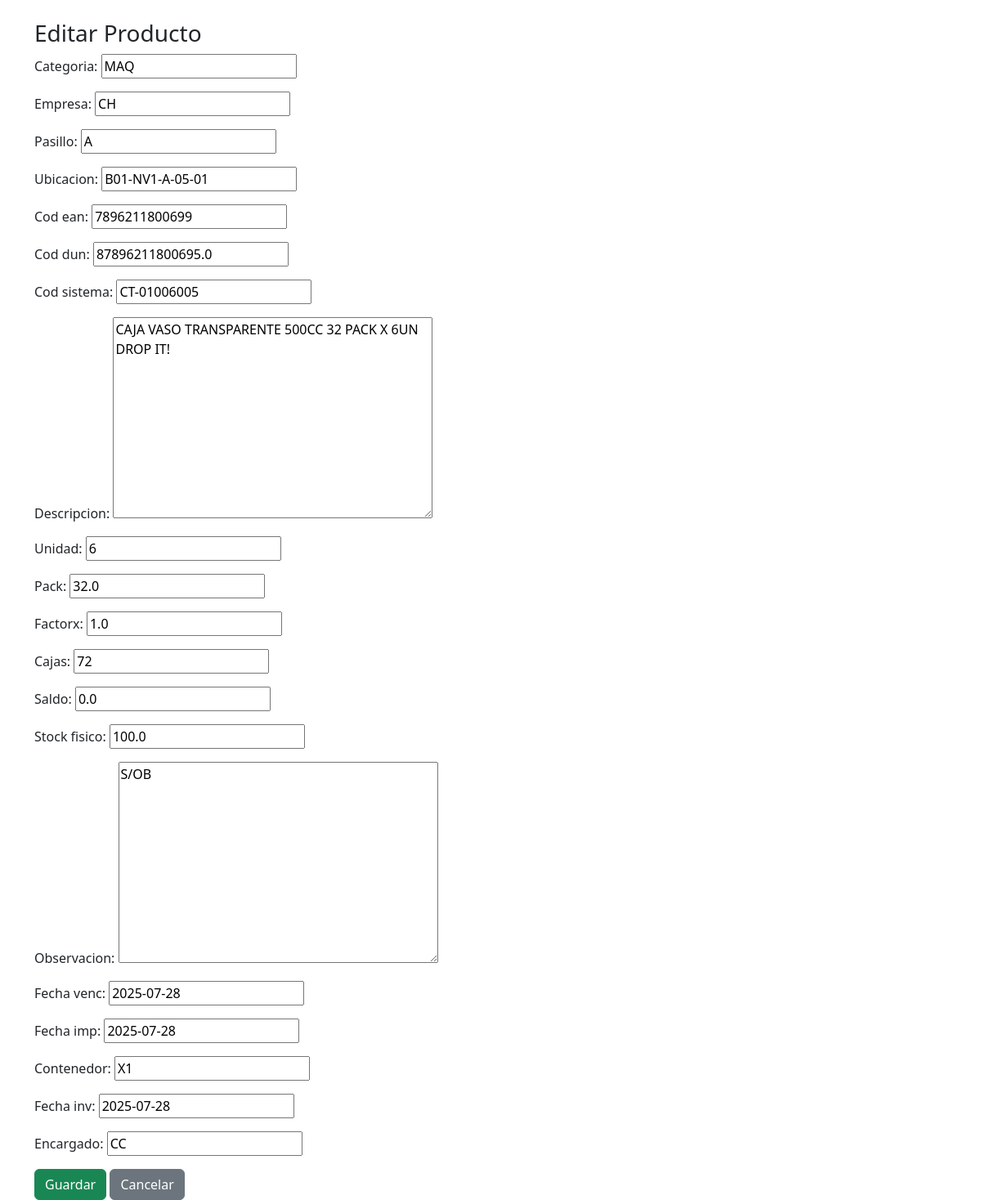
Page /editar/29/ on the committed database.
### inventario/models.py (models this page shows, shortened)
class Producto(models.Model):
    categoria = models.CharField(max_length=100)
    empresa = models.CharField(max_length=100)
    pasillo = models.CharField(max_length=50)
    ubicacion = models.CharField(max_length=100)
    cod_ean = models.CharField(max_length=50)
    cod_dun = models.CharField(max_length=50)
    cod_sistema = models.CharField(max_length=50)
    descripcion = models.TextField()
    unidad = models.CharField(max_length=20)
    pack = models.CharField(max_length=20)
    factorx = models.FloatField()
    cajas = models.IntegerField()
    saldo = models.FloatField()
    stock_fisico = models.FloatField()
    observacion = models.TextField(blank=True, null=True)
    fecha_venc = models.DateField()
    fecha_imp = models.DateField()
    contenedor = models.CharField(max_length=50)
    fecha_inv = models.DateField()
    encargado = models.CharField(max_length=100)

### inventario/views.py (the view)
# urls.py: path('editar/<int:pk>/', views.editar_producto, name='editar_producto'),
def editar_producto(request, pk):
    producto = get_object_or_404(Producto, pk=pk)
    if request.method == 'POST':
        form = ProductoForm(request.POST, instance=producto)
        if form.is_valid():
            form.save()
            return redirect('lista_productos')
    else:
        form = ProductoForm(instance=producto)
    return render(request, 'inventario/editar_producto.html', {'form': form})

### inventario/forms.py
class ProductoForm(forms.ModelForm):
    class Meta:
        model = Producto
        fields = '__all__'

### inventario/templates/inventario/editar_producto.html (shortened to what this page needs)
<!DOCTYPE html>
<html>
<head>
    <link href="https://cdn.jsdelivr.net/npm/bootstrap@5.3.0/dist/css/bootstrap.min.css" rel="stylesheet">
</head>
<body>
<div class="container mt-4">
    <h3>Editar Producto</h3>
    <form method="post">
        {{ form.as_p }}
        <button type="submit" class="btn btn-success">Guardar</button>
        <a href="/" class="btn btn-secondary">Cancelar</a>
    </form>
</div>
</body>
</html>

### rows in the picture
Producto: categoria "MAQ", empresa "CH", pasillo "A", ubicacion "B01-NV1-A-05-01", cod_ean "7896211800699", cod_dun "87896211800695.0", cod_sistema "CT-01006005", descripcion "CAJA VASO TRANSPARENTE 500CC 32 PACK X 6UN DROP IT!", unidad "6", pack "32.0", factorx "1.0", cajas "72", saldo "0.0", stock_fisico "100.0", observacion "S/OB", fecha_venc "2025-07-28", fecha_imp "2025-07-28", contenedor "X1", fecha_inv "2025-07-28", encargado "CC"
